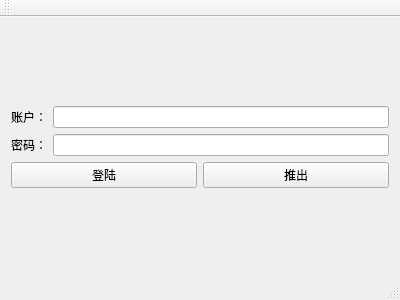
<?xml version="1.0" encoding="UTF-8"?>
<ui version="4.0">
 <class>MainWindow</class>
 <widget class="QMainWindow" name="MainWindow">
  <property name="geometry">
   <rect>
    <x>0</x>
    <y>0</y>
    <width>400</width>
    <height>300</height>
   </rect>
  </property>
  <property name="windowTitle">
   <string>MainWindow</string>
  </property>
  <widget class="QWidget" name="centralWidget">
   <layout class="QVBoxLayout" name="verticalLayout_2">
    <item>
     <layout class="QVBoxLayout" name="verticalLayout">
      <item>
       <layout class="QHBoxLayout" name="horizontalLayout">
        <item>
         <widget class="QLabel" name="label">
          <property name="text">
           <string>账户：</string>
          </property>
         </widget>
        </item>
        <item>
         <widget class="QLineEdit" name="usrLineEdit"/>
        </item>
       </layout>
      </item>
      <item>
       <layout class="QHBoxLayout" name="horizontalLayout_2">
        <item>
         <widget class="QLabel" name="label_2">
          <property name="text">
           <string>密码：</string>
          </property>
         </widget>
        </item>
        <item>
         <widget class="QLineEdit" name="passewordLineEdit"/>
        </item>
       </layout>
      </item>
      <item>
       <layout class="QHBoxLayout" name="horizontalLayout_3">
        <item>
         <widget class="QPushButton" name="pushButton">
          <property name="text">
           <string>登陆</string>
          </property>
         </widget>
        </item>
        <item>
         <widget class="QPushButton" name="pushButton_2">
          <property name="text">
           <string>推出</string>
          </property>
         </widget>
        </item>
       </layout>
      </item>
     </layout>
    </item>
   </layout>
  </widget>
  <widget class="QMenuBar" name="menuBar">
   <property name="geometry">
    <rect>
     <x>0</x>
     <y>0</y>
     <width>400</width>
     <height>31</height>
    </rect>
   </property>
  </widget>
  <widget class="QToolBar" name="mainToolBar">
   <attribute name="toolBarArea">
    <enum>TopToolBarArea</enum>
   </attribute>
   <attribute name="toolBarBreak">
    <bool>false</bool>
   </attribute>
  </widget>
  <widget class="QStatusBar" name="statusBar"/>
 </widget>
 <layoutdefault spacing="6" margin="11"/>
 <resources/>
 <connections>
  <connection>
   <sender>pushButton_2</sender>
   <signal>clicked()</signal>
   <receiver>MainWindow</receiver>
   <slot>close()</slot>
   <hints>
    <hint type="sourcelabel">
     <x>273</x>
     <y>239</y>
    </hint>
    <hint type="destinationlabel">
     <x>201</x>
     <y>261</y>
    </hint>
   </hints>
  </connection>
 </connections>
</ui>
